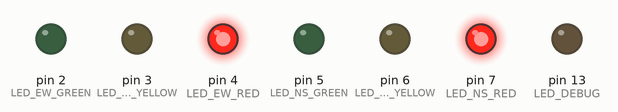
Bench run of a sketch on a simulated Arduino Uno, built with avr-gcc and run on an emulated ATmega328P. On the bench: output pins drawn as LEDs (lit = HIGH).

Above: at 1.2 s.
At 4.0 s:
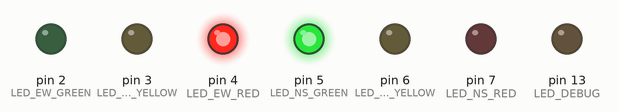
At 7.5 s:
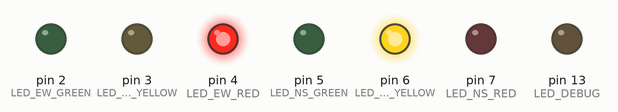
At 11.5 s:
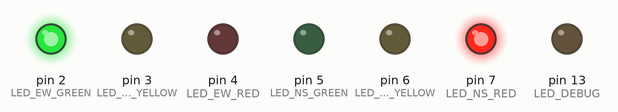
At 15.0 s:
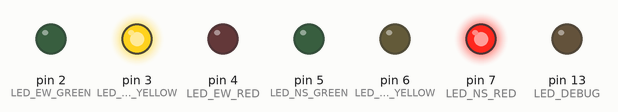
Timing chart, 0 to 20.5 s (numbered marks = the images above):
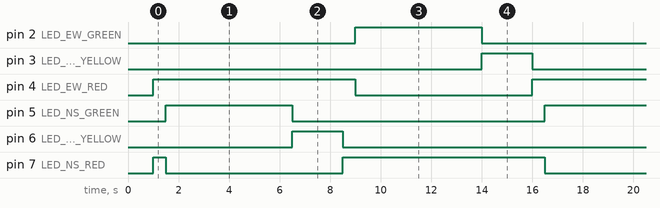

The sketch:

Stoplight_Simple.ino
```cpp
// Make labels for each pin being used
#define LED_NS_RED          7
#define LED_NS_YELLOW       6
#define LED_NS_GREEN        5
#define LED_EW_RED          4
#define LED_EW_YELLOW       3
#define LED_EW_GREEN        2

#define LED_DEBUG          13

// Function declarations
void All_Off();
void All_Red();
void NS_Green();
void NS_Yellow();
void EW_Green();
void EW_Yellow();

// The setup routine runs once (when the board turns on, when you press reset, or when you program the board)
void setup() {
    // Set pins with LEDs connected as outputs
    pinMode(LED_NS_RED, OUTPUT);
    pinMode(LED_NS_YELLOW, OUTPUT);
    pinMode(LED_NS_GREEN, OUTPUT);
    pinMode(LED_EW_RED, OUTPUT);
    pinMode(LED_EW_YELLOW, OUTPUT);
    pinMode(LED_EW_GREEN, OUTPUT);

    pinMode(LED_DEBUG, OUTPUT);

    // Turn all lights off
    All_Off();

    // Wait a sec
    delay(1000);
}

void loop() {
    // Both ways red
    All_Red();
    delay(500);

    // North South green
    NS_Green();
    delay(5000);

    // North South yellow
    NS_Yellow();
    delay(2000);

    // Both ways red
    All_Red();
    delay(500);

    // East West green
    EW_Green();
    delay(5000);

    // East West yellow
    EW_Yellow();
    delay(2000);
}


// Function definitions
void All_Off() {
    digitalWrite(LED_NS_RED, LOW);
    digitalWrite(LED_NS_YELLOW, LOW);
    digitalWrite(LED_NS_GREEN, LOW);
    digitalWrite(LED_EW_RED, LOW);
    digitalWrite(LED_EW_YELLOW, LOW);
    digitalWrite(LED_EW_GREEN, LOW);
}

void All_Red() {
    digitalWrite(LED_NS_RED, HIGH);
    digitalWrite(LED_NS_YELLOW, LOW);
    digitalWrite(LED_NS_GREEN, LOW);
    digitalWrite(LED_EW_RED, HIGH);
    digitalWrite(LED_EW_YELLOW, LOW);
    digitalWrite(LED_EW_GREEN, LOW);
}

void NS_Green() {
    digitalWrite(LED_NS_RED, LOW);
    digitalWrite(LED_NS_YELLOW, LOW);
    digitalWrite(LED_NS_GREEN, HIGH);
    digitalWrite(LED_EW_RED, HIGH);
    digitalWrite(LED_EW_YELLOW, LOW);
    digitalWrite(LED_EW_GREEN, LOW);
}

void NS_Yellow() {
    digitalWrite(LED_NS_RED, LOW);
    digitalWrite(LED_NS_YELLOW, HIGH);
    digitalWrite(LED_NS_GREEN, LOW);
    digitalWrite(LED_EW_RED, HIGH);
    digitalWrite(LED_EW_YELLOW, LOW);
    digitalWrite(LED_EW_GREEN, LOW);
}

void EW_Green() {
    digitalWrite(LED_NS_RED, HIGH);
    digitalWrite(LED_NS_YELLOW, LOW);
    digitalWrite(LED_NS_GREEN, LOW);
    digitalWrite(LED_EW_RED, LOW);
    digitalWrite(LED_EW_YELLOW, LOW);
    digitalWrite(LED_EW_GREEN, HIGH);
}

void EW_Yellow() {
    digitalWrite(LED_NS_RED, HIGH);
    digitalWrite(LED_NS_YELLOW, LOW);
    digitalWrite(LED_NS_GREEN, LOW);
    digitalWrite(LED_EW_RED, LOW);
    digitalWrite(LED_EW_YELLOW, HIGH);
    digitalWrite(LED_EW_GREEN, LOW);
}
```

Measured:
- by itself, pin 2 (LED_EW_GREEN), pin 5 (LED_NS_GREEN): alternates HIGH for 5.0 s and LOW for 10.0 s
- by itself, pin 3 (LED_EW_YELLOW), pin 6 (LED_NS_YELLOW): alternates HIGH for 2.0 s and LOW for 13.0 s
- by itself, pin 4 (LED_EW_RED): alternates HIGH for 8.0 s and LOW for 7.0 s
- by itself, pin 7 (LED_NS_RED): repeats every 15.0 s: LOW 7.0 s, HIGH 8.0 s
